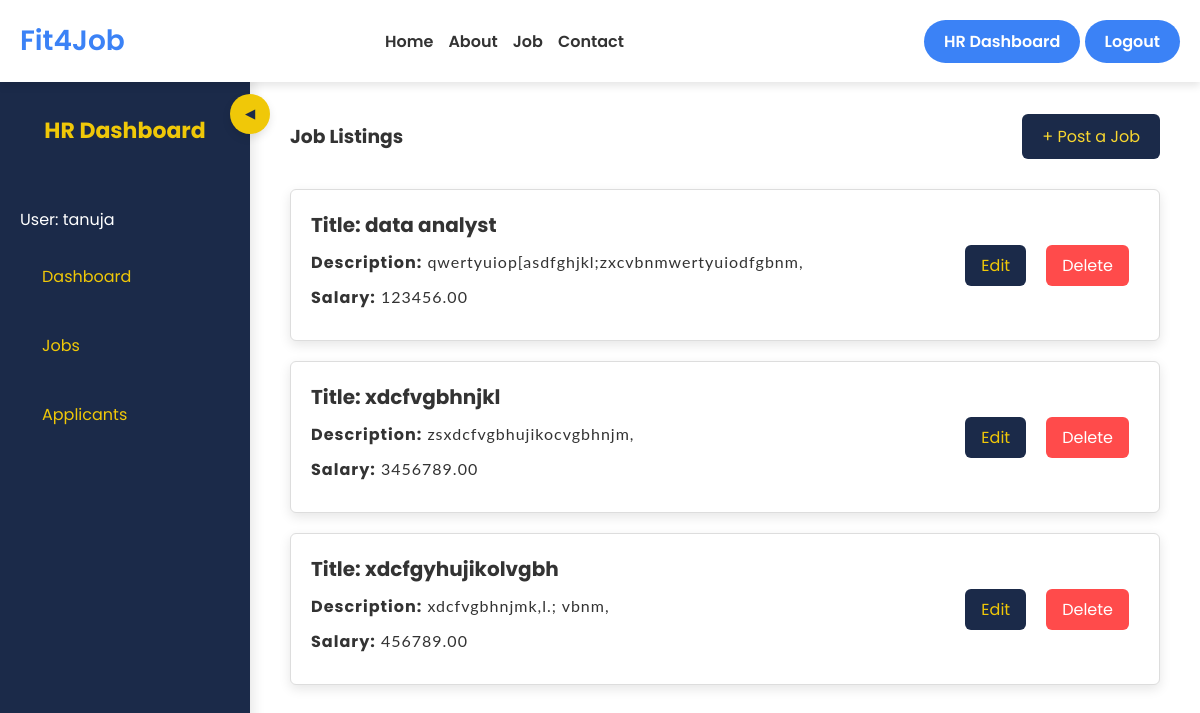
Page /hr_dashboard/ (signed in) on the earlier database version.
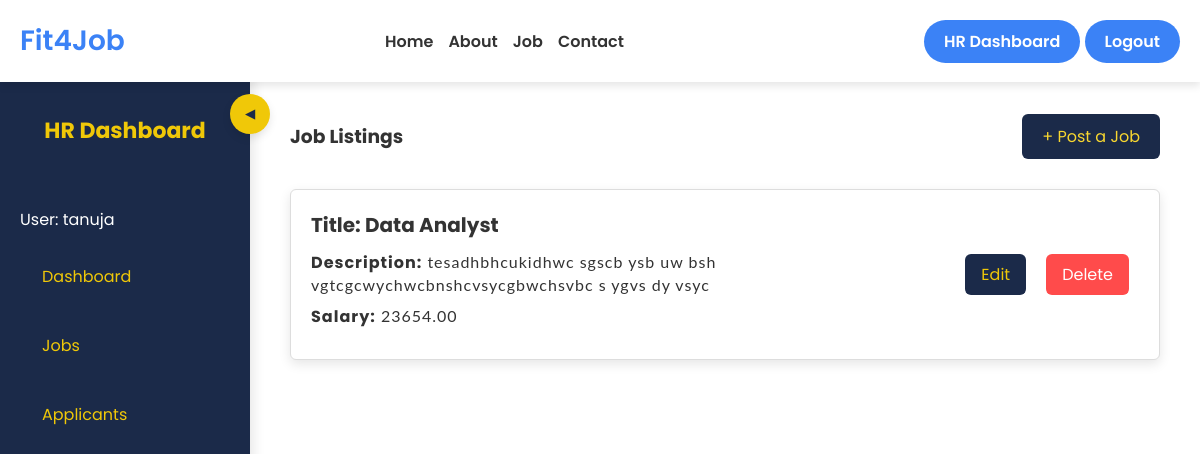
Same page on the later database version.
### ats_app/models.py (models this page shows, shortened)
class Job(models.Model):
    title = models.CharField(max_length=100)
    description = models.TextField()
    job_type = models.CharField(max_length=50)
    location = models.CharField(max_length=100)
    skills = models.CharField(max_length=200)
    salary = models.DecimalField(max_digits=10, decimal_places=2)
    created_at = models.DateTimeField(auto_now_add=True)
    updated_at = models.DateTimeField(auto_now=True)
    user = models.ForeignKey(User,on_delete=models.CASCADE)

### ats_app/views.py (the view)
# urls.py: path('hr_dashboard/', hr_dashboard, name='hr_dashboard'),
def hr_dashboard(request):
    if request.session.get('role') == 'recruiter':
        user = User.objects.get(username=request.session.get('username'))
        jobs = Job.objects.filter(user=user.id)
        return render(request, 'main/hr_dashboard.html', {'jobs': jobs})
    else:
        messages.error(request, 'Access denied. HR only.')
        return redirect('job')

### templates/main/hr_dashboard.html (shortened to what this page needs)
{% extends 'base.html' %}
{% block content %}
<head>
</head>
<body>
    <div class="new-containers">
        <div class="new-sidebar" id="new-sidebar">
            <h2>HR Dashboard</h2>
            <ul>
                <li style="color: white !important;">
                    User: {{ request.session.username }}
                </li>
                <li><a href="#"><span>Dashboard</span></a></li>
                <li><a href="#"><span>Jobs</span></a></li>
                <li><a href="#"><span>Applicants</span></a></li>
            </ul>
            <button class="new-toggle-btn" id="new-toggle-btn">&#9664;</button>
        </div>
        <div class="new-main-content">
            <div class="new-top-bar">
                <h3><b>Job Listings</b></h3>
                <a href="{% url 'post_job' %}" id="new-post-job-btn">+ Post a Job</a>
            </div>
            <div id="new-joblist">
                <ul id="new-jobitems">
                    {% for job in jobs %}
                    <li>
                        <div class="job-info">
                            <h4><b>Title:</b> {{ job.title }}</h4>
                            <p><b>Description:</b> {{ job.description }}</p>
                            <p><b>Salary:</b> {{ job.salary }}</p>
                        </div>
                        <div class="job-actions">
                            <a href="{% url 'edit_job' job.id %}" class="new-btn">Edit</a>
                            <a href="{% url 'delete_job' job.id %}" class="new-btn delete-btn">Delete</a>
                        </div>
                    </li>
                    {% endfor %}
                </ul>
            </div>
        </div>
    </div>
</body>
{% endblock %}

Differences in the rows shown:
removed Job: title "data analyst", description "qwertyuiop[asdfghjkl;zxcvbnmwertyuiodfgbnm,", salary "123456.00"
removed Job: title "xdcfvgbhnjkl", description "zsxdcfvgbhujikocvgbhnjm,", salary "3456789.00"
removed Job: title "xdcfgyhujikolvgbh", description "xdcfvgbhnjmk,l.; vbnm,", salary "456789.00"
added Job: title "Data Analyst", description "tesadhbhcukidhwc sgscb ysb uw bsh vgtcgcwychwcbnshcvsycgbwchsvbc s ygvs dy vsyc", salary "23654.00"
